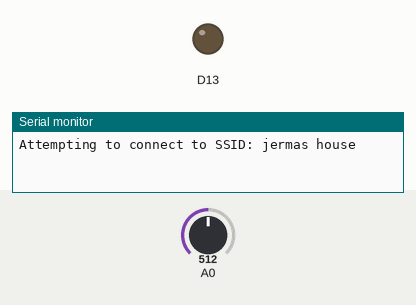
A sketch run on a simulated Arduino MKR. Parts: output pins drawn as LEDs (lit = HIGH), the last lines printed to the serial monitor. The test bench sets the inputs (shaded band); at power-on: A0 = 512. WiFi joins after 1.5 s; servers stay silent unless stated.

Above: at 0.1 s.
At 6.6 s:
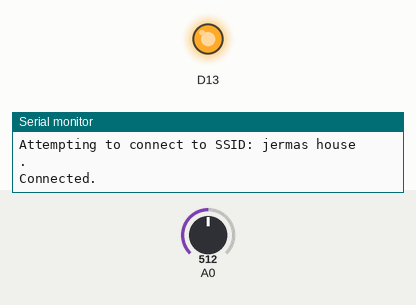
Timing chart, 0 to 8.1 s (numbered marks = the images above):
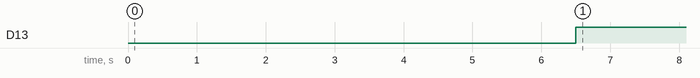

Measured:
- by itself, D13: LOW → HIGH at 6.5 s

The sketch:

SoilMoistureProject.ino
```cpp
#include <WiFiNINA.h>
#include "arduino_credentials.h" // holds the values for the thingspeak API Key, channel ID and wifi details
#include "ThingSpeak.h" // always include thingspeak header file after other header files and custom macros

char ssid[] = MY_SSID;    //  your network SSID (name)
char pass[] = MY_PASS;   // your network password

WiFiClient  client;

unsigned long myChannelNumber = CH_ID;
const char * myWriteAPIKey = WRITE_APIKEY;


const int dry = 460; // dry soil value
const int wet = 117; // value when soil is freshly watered

void setup() {
  Serial.begin(115200);  // Initialize Serial
  ThingSpeak.begin(client);  //Initialize ThingSpeak
  pinMode(13, OUTPUT);
}

void loop() {

  // Connect or reconnect to WiFi, I kept this in the void loop in case the user disconnects during use.
  if(WiFi.status() != WL_CONNECTED){
    Serial.print("Attempting to connect to SSID: ");
    Serial.println(MY_SSID);
    while(WiFi.status() != WL_CONNECTED){
      WiFi.begin(ssid, pass);
      Serial.print(".");
      delay(5000);
    }
    Serial.println("\nConnected.");


   }
// sets sensorVal to the A0 pin, where the soil moisture sensor input is.
int sensorVal = analogRead(A0);
// maps the highest and lowest possible sensor values to 100 and 0, making moistPercent
int moistPercent = map(sensorVal, wet, dry, 100, 0);

// turns the LED on when the % of "moistness" is 50% or lower.
if (moistPercent < 51) {
  digitalWrite(13, HIGH);
} else {
  digitalWrite(13, LOW);
}

int x = ThingSpeak.writeField(myChannelNumber, 1, moistPercent, myWriteAPIKey); // writes the value of moistPercent to the thingspeak channel, value number one.
Serial.print("Value sent to ThingSpeak: "); // Serial prints to console to check it's working while plugged in direct to a PC.
Serial.print(moistPercent);
Serial.print("%\n");
delay(30000); // wait 30 seconds between readings, soil moisture doesnt change much over time.
}
```

arduino_credentials.h
```cpp
#define MY_SSID "jermas house"
#define MY_PASS "JeremyElbertson985"

#define CH_ID 2504726
#define WRITE_APIKEY "2EP4L2TKTSZAMX4Z"
```
